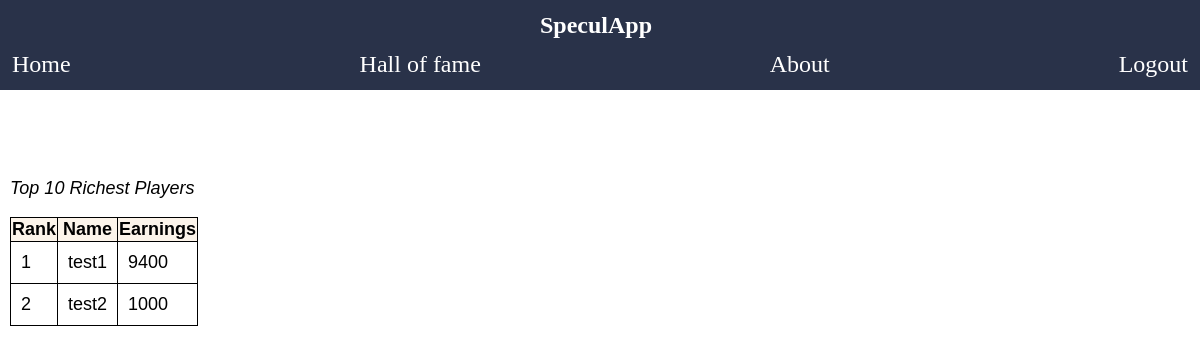
Screenshot of /page/Statistics.php (signed in) with the database file from the repository.
### tables this page shows
CREATE TABLE `hof` (
  `username` varchar(32) NOT NULL,
  `user_id` int(11) NOT NULL,
  `credit` int(11) NOT NULL,
  `updated_at` datetime NOT NULL
);

### script/get_hof.php (the view, shortened to what this page needs)
<?php
require('db.php');
$sql="SELECT username,credit FROM `hof` ORDER BY credit DESC;";
$result = mysqli_query($con,$sql);
if (mysqli_num_rows($result)>0){
	$i=1;
	while ($row=mysqli_fetch_assoc($result)AND $i<=10){ ?>
		<tr>
			<td><?php echo $i;?></td>
			<td><?php echo $row['username'];?></td>
			<td><?php echo $row['credit'];?></td>
		</tr>
	<?php
	$i=$i+1;
	}
}
?>

### style/Statistics.css (style rules this page uses)
body { margin: 0; padding: 0; }
table, th, td { border: 1px solid black; }
td { padding:10px; }

### style/Client.css (style rules this page uses)
body { margin: 0; padding: 0; }

### rows the page displays
hof: username "test1", credit "9400"
hof: username "test2", credit "1000"
